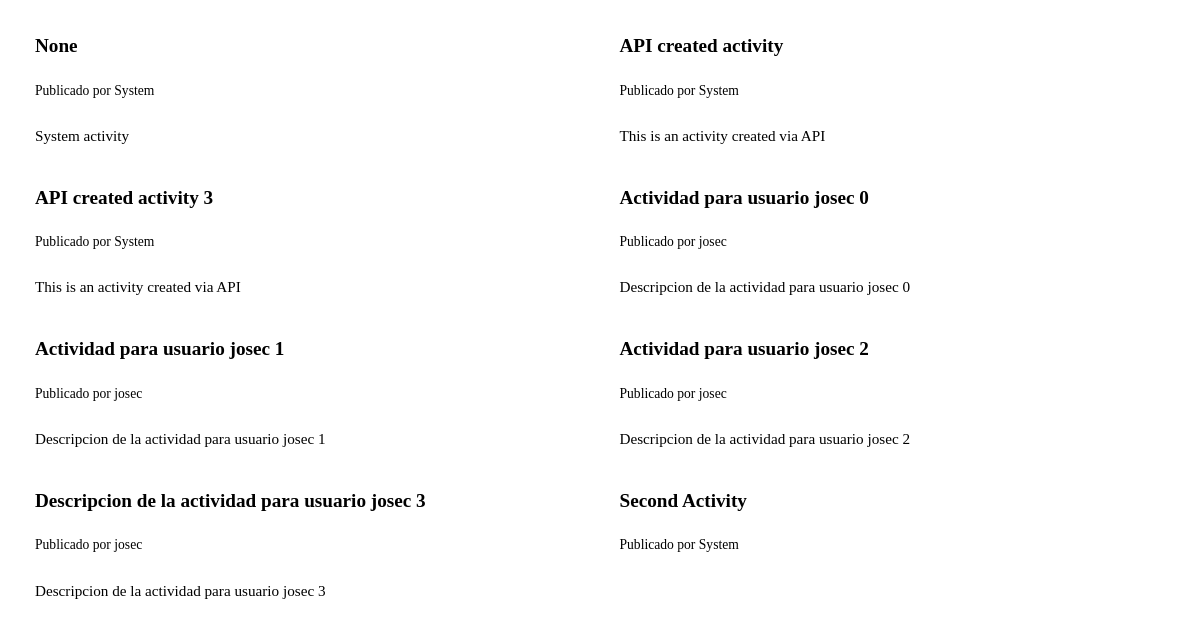
The app's page /component/activities/ with its own data.
### bot/models.py (models this page shows, shortened)
class Activity(models.Model):
    title = models.TextField(null=True, blank=True)
    name = models.TextField(null=False, blank=False)
    description = models.TextField(null=True, blank=True)
    user = models.ForeignKey(User, on_delete=models.SET_NULL, null=True, blank=True)
    created = models.DateTimeField(default=timezone.now)
    updated = models.DateTimeField(default=timezone.now)
    class Meta:
        ordering = ['name']
        verbose_name = "Activity"
        verbose_name_plural = "Activities"
    def to_dict(self):
        user_name = self.user.username if self.user else None
        return {
            'id': self.pk,  # Include the primary key
            'name': self.name,
            'title': self.title,
            'description': self.description,
            'user_name': user_name,
            'number_of_messages': Message.objects.filter(activity=self).count(),  # Count messages related to this activity
            'created': self.created.isoformat() if self.created else None,
            'updated': self.updated.isoformat() if self.updated else None,
        }

### bot/views.py (the view)
# urls.py: path('component/activities/', views.component_activities_view, name="component_activity"),
def component_activities_view(request):
    activities, code = activity_utils.get_activities()
    if code != 200:
        return error_page_view(request, f"Activities not found. Error: {activities}")
    activities_list = [activity.to_dict() for activity in activities]
    context = {'activities': activities_list}
    return render(request, 'bot/component_activity.html', context=context)

### bot/utils/activity_utils.py (called while the page is built)
def get_activities() -> tuple[str, int] | tuple[QuerySet, int]:
    activities = Activity.objects.all()
    for activity in activities:
        activity.created = timezone.localtime(activity.created)
        activity.updated = timezone.localtime(activity.updated)
    if not activities:
        return "No activities found", 404  # Not Found
    return activities, 200  # OK

### bot/templates/bot/component_activity.html (shortened to what this page needs)
<div class="activities-grid-container">
  {% for activity in activities %}
  <div class="activity-item">
    <a href="{% url 'activity' activity.id %}">
      <h3>{{ activity.title }}</h3>
    </a>
    <p class="meta">
      Publicado por {% if activity.user_name %}{{ activity.user_name }}{% else %} [eliminado] {% endif %}
    </p>
    <p>{{ activity.description }}</p>
  </div>
  {% empty %}
  <div class="empty-message">
    <p>No existen actividades para {{user.username}}</p>
  </div>
  {% endfor %}
</div>

### bot/templates/bot/component_activity.html (style rules this page uses)
.activities-grid-container { display: grid; grid-template-columns: repeat(3, 1fr); gap: 20px; padding: 20px; max-width: 1200px; margin: 0 auto; }
.activity-item { border: 1px solid var(--color-foregroud); padding: 15px; border-radius: 8px; background-color: var(--color-background); display: flex; flex-direction: column; overflow: hidden; }
.activity-item h3 { font-size: clamp(0.5rem, 4vw, 1.2em); margin-top: 0; margin-bottom: 10px; color: var(--color-text); word-wrap: break-word; }
.activity-item .meta { font-size: clamp(0.75rem, 2.5vw, 0.85em); color: var(--color-text-body); margin-bottom: 10px; line-height: 1.4; word-wrap: break-word; }
.activity-item p:not(.meta) { font-size: clamp(0.85rem, 3vw, 0.95em); color: var(--color-text-body); line-height: 1.5; margin-bottom: 0; flex-grow: 1; word-wrap: break-word; }
.activity-item a { text-decoration: none; color: inherit; display: block; }
@media (max-width: 1300px) { .activities-grid-container { grid-template-columns: repeat(2, 1fr); gap: 15px; padding: 15px; } }
@media (max-width: 1300px) { .activity-item { padding: 12px; } }

### records on screen
Activity: description "System activity"
Activity: title "API created activity", description "This is an activity created via API"
Activity: title "API created activity 3", description "This is an activity created via API"
Activity: title "Actividad para usuario josec 0", description "Descripcion de la actividad para usuario josec 0"
Activity: title "Actividad para usuario josec 1", description "Descripcion de la actividad para usuario josec 1"
Activity: title "Actividad para usuario josec 2", description "Descripcion de la actividad para usuario josec 2"
Activity: title "Descripcion de la actividad para usuario josec 3", description "Descripcion de la actividad para usuario josec 3"
Activity: title "Second Activity"

### other values on screen
{{ activity.title }} "None"
{{ activity.user_name }} "System" "System" "System" "josec" "josec" "josec" "josec" "System"
